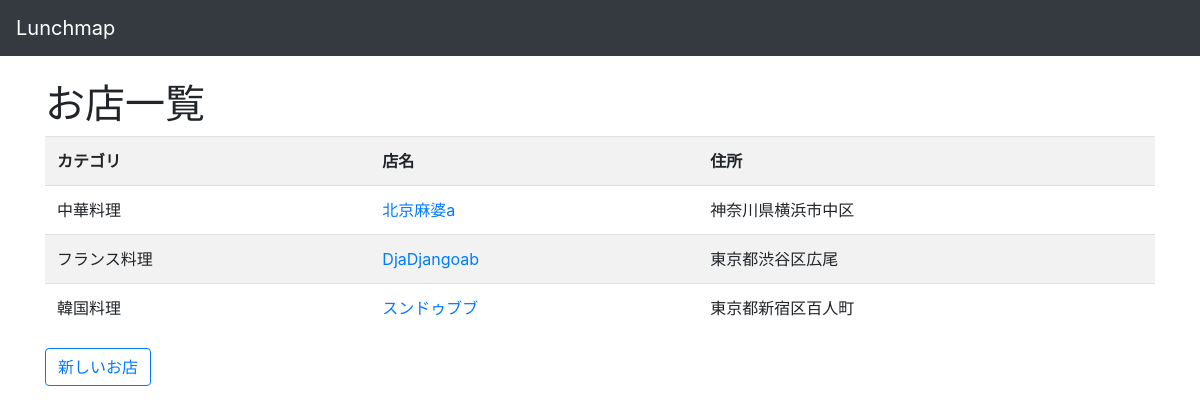
Page /lunchmap/ on the earlier database version.
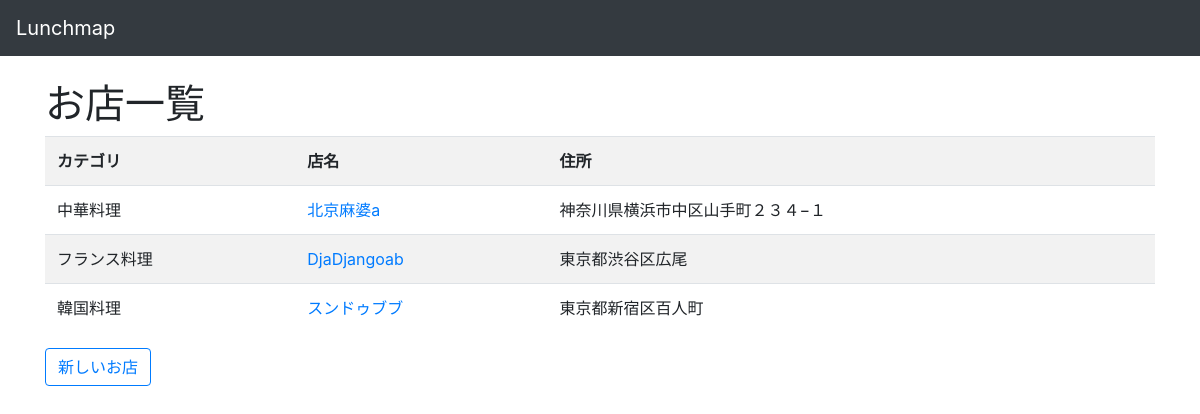
Same page on the later database version.
### lunchmap/models.py (models this page shows, shortened)
class Shop(models.Model):
    name = models.CharField(max_length=255)
    address = models.CharField(max_length=255)
    author = models.ForeignKey(
        "auth.User",
        on_delete=models.CASCADE,
    )
    category = models.ForeignKey(
        Category,
        on_delete=models.PROTECT,
    )
    created_at = models.DateTimeField(auto_now_add=True)
    updated_at = models.DateTimeField(auto_now=True)

class Category(models.Model):
    name = models.CharField(max_length=255)
    author = models.ForeignKey(
        "auth.User",
        on_delete=models.CASCADE
    )
    created_at = models.DateTimeField(auto_now_add=True)
    updated_at = models.DateTimeField(auto_now=True)

### lunchmap/views.py (the view)
# urls.py: path("", views.ListView.as_view(), name="list"),
class ListView(generic.ListView):
    model = Shop

### templates/lunchmap/shop_list.html
{% extends "./base.html" %}
{% block content %}
<h1>お店一覧</h1>
<table class="table table-striped table-hover">
  <tr>
    <th>カテゴリ</th><th>店名</th><th>住所</th>
  </tr>
  {% for shop in object_list %}
  <tr>
    <td>{{ shop.category.name }}</td>
    <td><a href="{% url 'lunchmap:detail' shop.pk %}">{{ shop.name }}</a></td>
    <td>{{ shop.address }}</td>
  </tr>
  {% endfor %}
</table>
<div>
  <a href="{% url 'lunchmap:create' %}" class="btn btn-outline-primary">新しいお店</a>
</div>
{% endblock %}

### templates/lunchmap/base.html (shortened to what this page needs)
<!DOCTYPE html>
<html>
<head>
  <link rel="stylesheet" href="https://maxcdn.bootstrapcdn.com/bootstrap/4.0.0/css/bootstrap.min.css">
</head>
<body>
  <nav class="navbar navbar-expand-sm navbar-dark bg-dark fixed-top">
    <a class="navbar-brand" href="{% url 'lunchmap:list' %}">Lunchmap</a>
  </nav>
  <div class="container">
    {% block content %}
    {% endblock %}
  </div>
</body>
</html>

### templates/lunchmap/base.html (style rules this page uses)
body { padding-top: 80px; }

Differences in the rows shown:
changed Shop "北京麻婆a": address "神奈川県横浜市中区" → "神奈川県横浜市中区山手町２３４−１"
